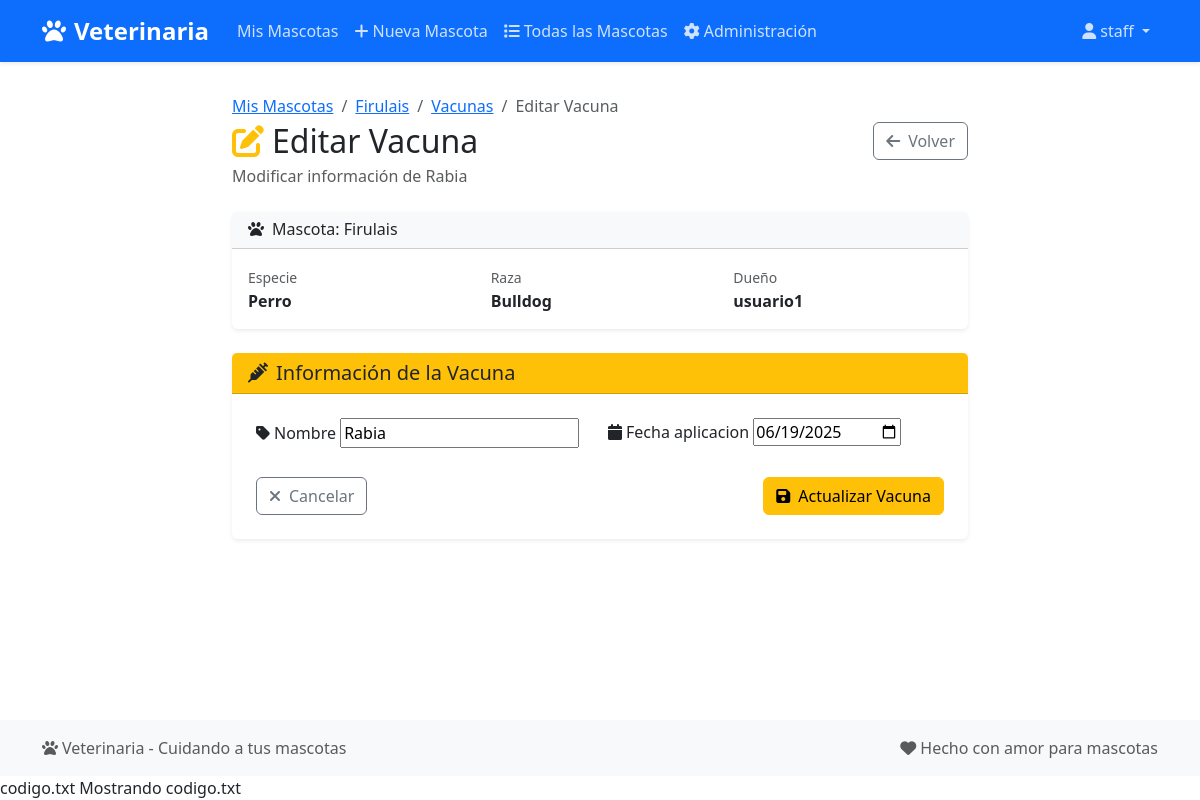
/veterinaria/vacuna/4/editar/ (signed in), run on an earlier commit of the app's database.
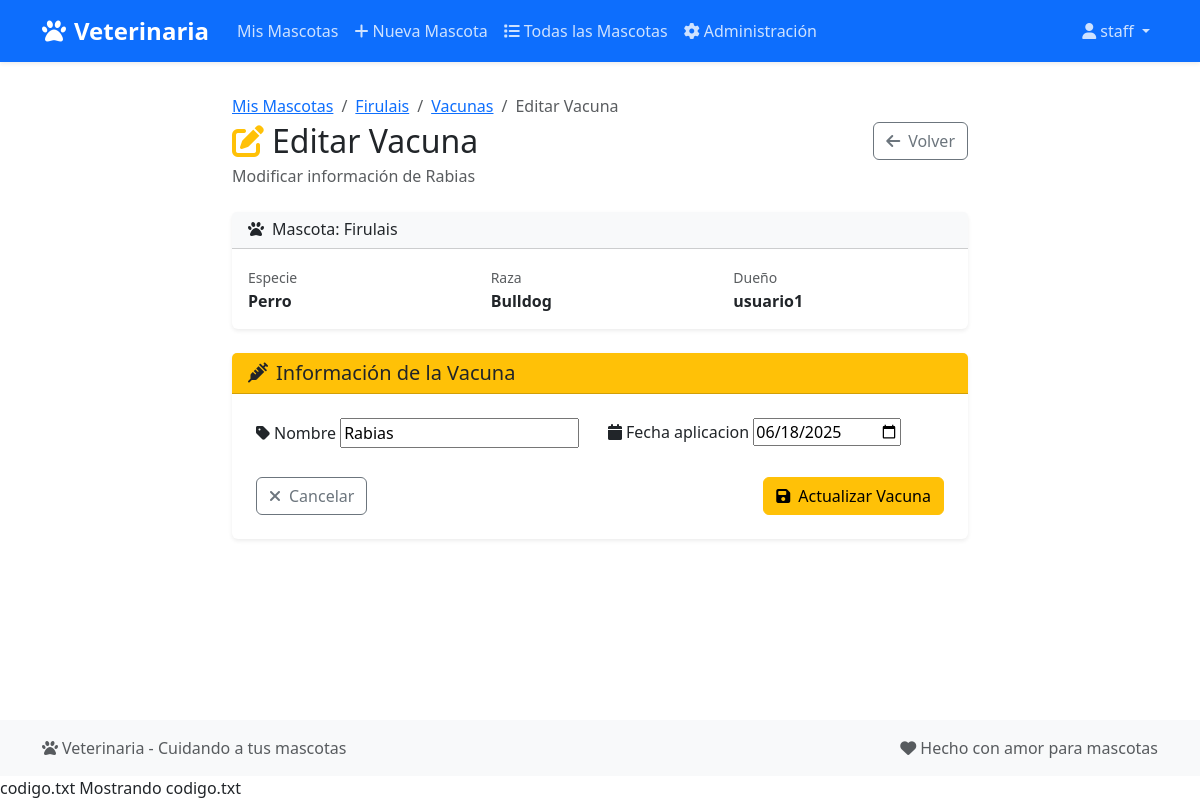
And on a later commit of the database.
### Veterinaria/models.py (models this page shows, shortened)
class Vacuna(models.Model):
    mascota = models.ForeignKey(
        Mascota, on_delete=models.CASCADE, related_name='vacunas')
    nombre = models.CharField(max_length=100)
    fecha_aplicacion = models.DateField()
    proxima_dosis = models.DateField(null=True, blank=True)

class Mascota(models.Model):
    ESPECIES = [
        ('Perro', 'Perro'),
        ('Gato', 'Gato'),
        ('Otro', 'Otro'),
    ]
    nombre = models.CharField(max_length=100)
    especie = models.CharField(max_length=10, choices=ESPECIES)
    raza = models.CharField(max_length=100, blank=True)
    fecha_nacimiento = models.DateField()
    dueño = models.ForeignKey(
        User, on_delete=models.CASCADE, related_name='mascotas')

### Veterinaria/views.py (the view)
@staff_member_required
def editar_vacuna(request, vacuna_id):
    vacuna = get_object_or_404(Vacuna, id=vacuna_id)
    if request.method == 'POST':
        form = VacunaForm(request.POST, instance=vacuna)
        if form.is_valid():
            form.save()
            return redirect('detalle_mascota', mascota_id=vacuna.mascota.id)
    else:
        form = VacunaForm(instance=vacuna)
    return render(request, 'veterinaria/editar_vacuna.html', {'form': form, 'vacuna': vacuna})

### Veterinaria/forms.py
class VacunaForm(forms.ModelForm):
    class Meta:
        model = Vacuna
        fields = ['nombre', 'fecha_aplicacion', 'proxima_dosis']
        widgets = {
            'fecha_aplicacion': forms.DateInput(attrs={'type': 'date'}),
            'proxima_dosis': forms.DateInput(attrs={'type': 'date'}),
        }

### Veterinaria/templates/veterinaria/editar_vacuna.html (shortened to what this page needs)
{% extends 'veterinaria/base.html' %}
{% block content %}
<div class="row justify-content-center">
    <div class="col-lg-8">
        <div class="d-flex justify-content-between align-items-center mb-4">
            <div>
                <nav aria-label="breadcrumb">
                    <ol class="breadcrumb mb-1">
                        <li class="breadcrumb-item"><a href="{% url 'vista_mascotas' %}">Mis Mascotas</a></li>
                        <li class="breadcrumb-item"><a href="{% url 'detalle_mascota' form.instance.mascota.id %}">{{ form.instance.mascota.nombre }}</a></li>
                        <li class="breadcrumb-item"><a href="{% url 'detalle_vacunas' form.instance.mascota.id %}">Vacunas</a></li>
                        <li class="breadcrumb-item active">Editar Vacuna</li>
                    </ol>
                </nav>
                <h2 class="mb-1">
                    <i class="fas fa-edit me-2 text-warning"></i>Editar Vacuna
                </h2>
                <p class="text-muted mb-0">Modificar información de {{ form.instance.nombre }}</p>
            </div>
            <a href="{% url 'detalle_vacunas' form.instance.mascota.id %}" class="btn btn-outline-secondary">
                <i class="fas fa-arrow-left me-2"></i>Volver
            </a>
        </div>
        <div class="card border-0 shadow-sm mb-4">
            <div class="card-header bg-light">
                <h6 class="mb-0">
                    <i class="fas fa-paw me-2"></i>Mascota: {{ form.instance.mascota.nombre }}
                </h6>
            </div>
            <div class="card-body">
                <div class="row">
                    <div class="col-md-4">
                        <small class="text-muted">Especie</small>
                        <div class="fw-bold">{{ form.instance.mascota.especie }}</div>
                    </div>
                    <div class="col-md-4">
                        <small class="text-muted">Raza</small>
                        <div class="fw-bold">{{ form.instance.mascota.raza }}</div>
                    </div>
                    <div class="col-md-4">
                        <small class="text-muted">Dueño</small>
                        <div class="fw-bold">{{ form.instance.mascota.dueño.username }}</div>
                    </div>
                </div>
            </div>
        </div>
        <div class="card border-0 shadow-sm">
            <div class="card-header bg-warning text-dark">
                <h5 class="mb-0">
                    <i class="fas fa-syringe me-2"></i>Información de la Vacuna
                </h5>
            </div>
            <div class="card-body p-4">
                <form method="post" novalidate>
                    <div class="row g-3">
                        <div class="col-md-6">
                            <label for="{{ form.nombre.id_for_label }}" class="form-label">
                                <i class="fas fa-tag me-1"></i>{{ form.nombre.label }}
                            </label>
                            {{ form.nombre }}
                        </div>
                        <div class="col-md-6">
                            <label for="{{ form.fecha_aplicacion.id_for_label }}" class="form-label">
                                <i class="fas fa-calendar me-1"></i>{{ form.fecha_aplicacion.label }}
                            </label>
                            {{ form.fecha_aplicacion }}
                        </div>
                    </div>
                    <div class="d-flex justify-content-between mt-4">
                        <a href="{% url 'detalle_vacunas' form.instance.mascota.id %}" class="btn btn-outline-secondary">
                            <i class="fas fa-times me-2"></i>Cancelar
                        </a>
                        <button type="submit" class="btn btn-warning">
                            <i class="fas fa-save me-2"></i>Actualizar Vacuna
                        </button>
                    </div>
                </form>
            </div>
        </div>
    </div>
</div>
{% endblock %}

What changed in the data, as far as the page shows it:
changed Vacuna "Firulais": instance.nombre "Rabia" → "Rabias"; nombre "Rabia" → "Rabias"; fecha_aplicacion "06/19/2025" → "06/18/2025"
